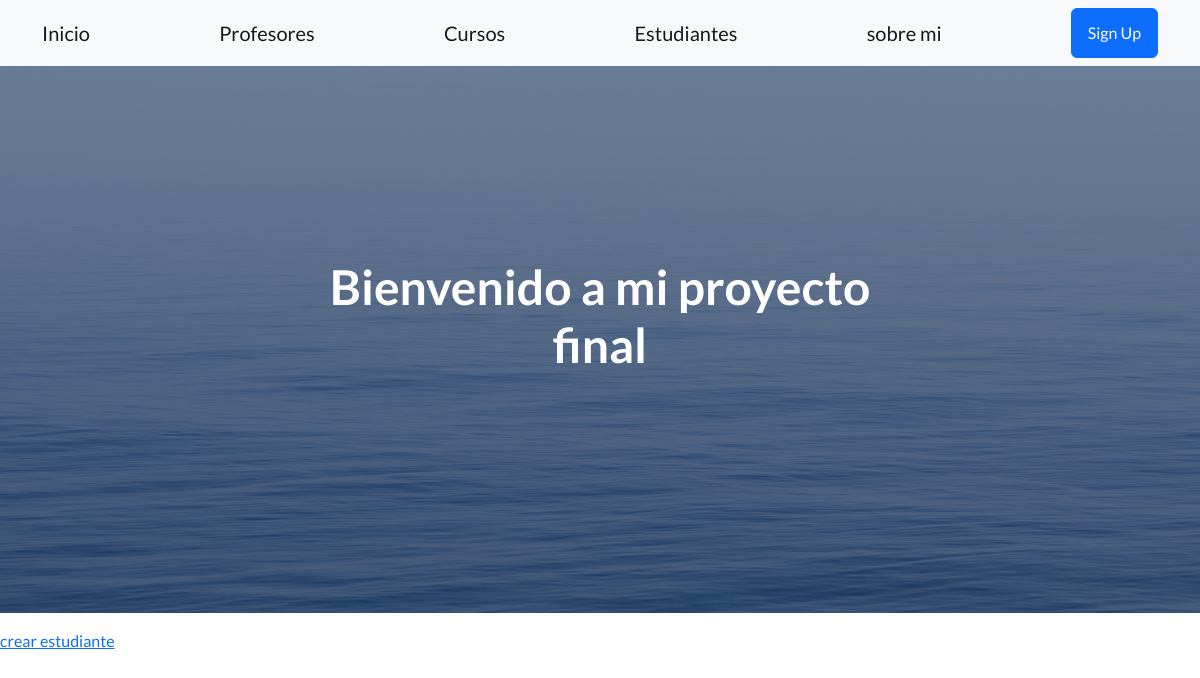
/app-coder/listaEstudiantes/, run on an earlier commit of the app's database.
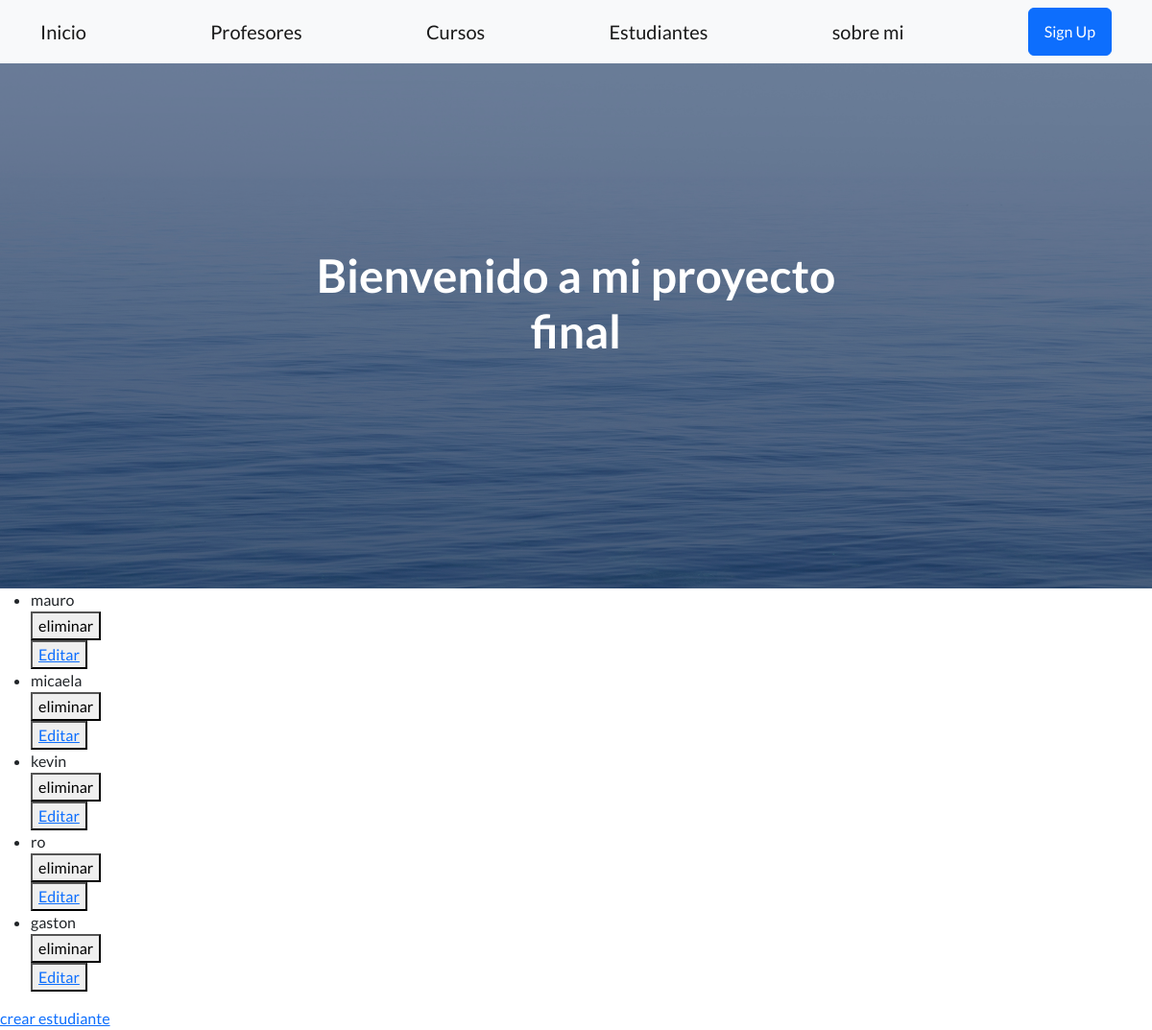
And on a later commit of the database.
### AppCoder/models.py (models this page shows)
class Estudiante (models.Model):
    nombre=models.CharField(max_length=30)
    apellido=models.CharField(max_length=30)
    email=models.EmailField(null=True)#tengo otros creado por eso el null
    def __str__(self):
        return f'{self.nombre}'

### AppCoder/views.py (the view)
# urls.py: path('listaEstudiantes/',listaEstudiantes,name="listaEstudiantes"),
def listaEstudiantes(req):
    estudiantes = Estudiante.objects.all()
    return render(req,"estudiante_list.html",{"estudiante":estudiantes})

### AppCoder/templates/estudiante_list.html
{% extends 'padre.html' %}
{% block contenidoQueCambia %}
    <ul>
        {% for estudiante in estudiante  %}
            <li>{{estudiante}}</li>
            <div>
                <form action="{% url 'eliminarEstudiante' estudiante.id %}" method="post">{% csrf_token %}
                    <button type="submit">eliminar</button>
                </form>
                <button>
                    <a href="{% url 'editarEstudiante' estudiante.id %}">Editar</a>
                </button>
            </div>
        {% endfor %}
    </ul>
    <a href="{% url 'creaEstudiantes' %}">crear estudiante</a>
{% endblock contenidoQueCambia %}

What changed in the data, as far as the page shows it:
added Estudiante: nombre "mauro"
added Estudiante: nombre "micaela"
added Estudiante: nombre "kevin"
added Estudiante: nombre "ro"
added Estudiante: nombre "gaston"
